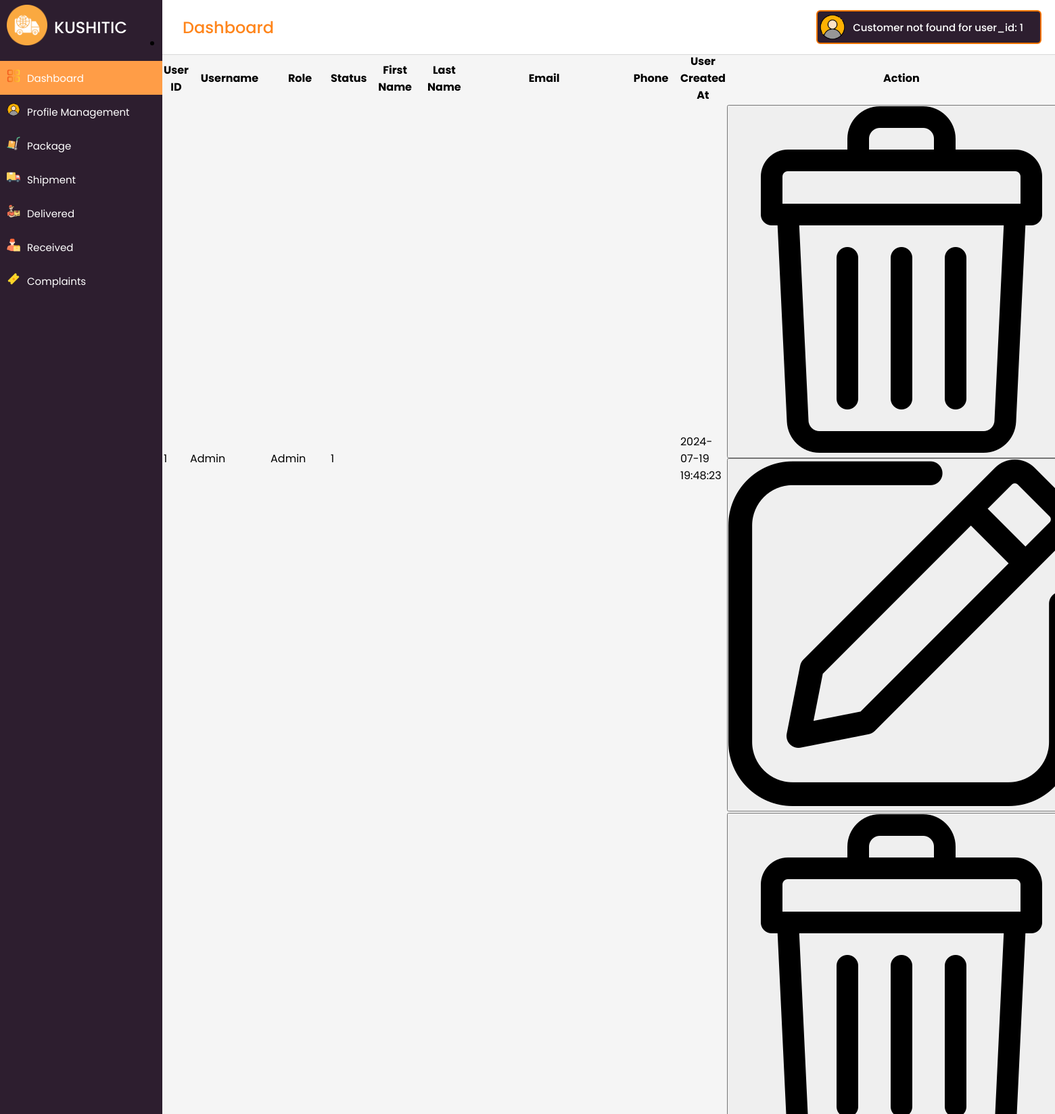
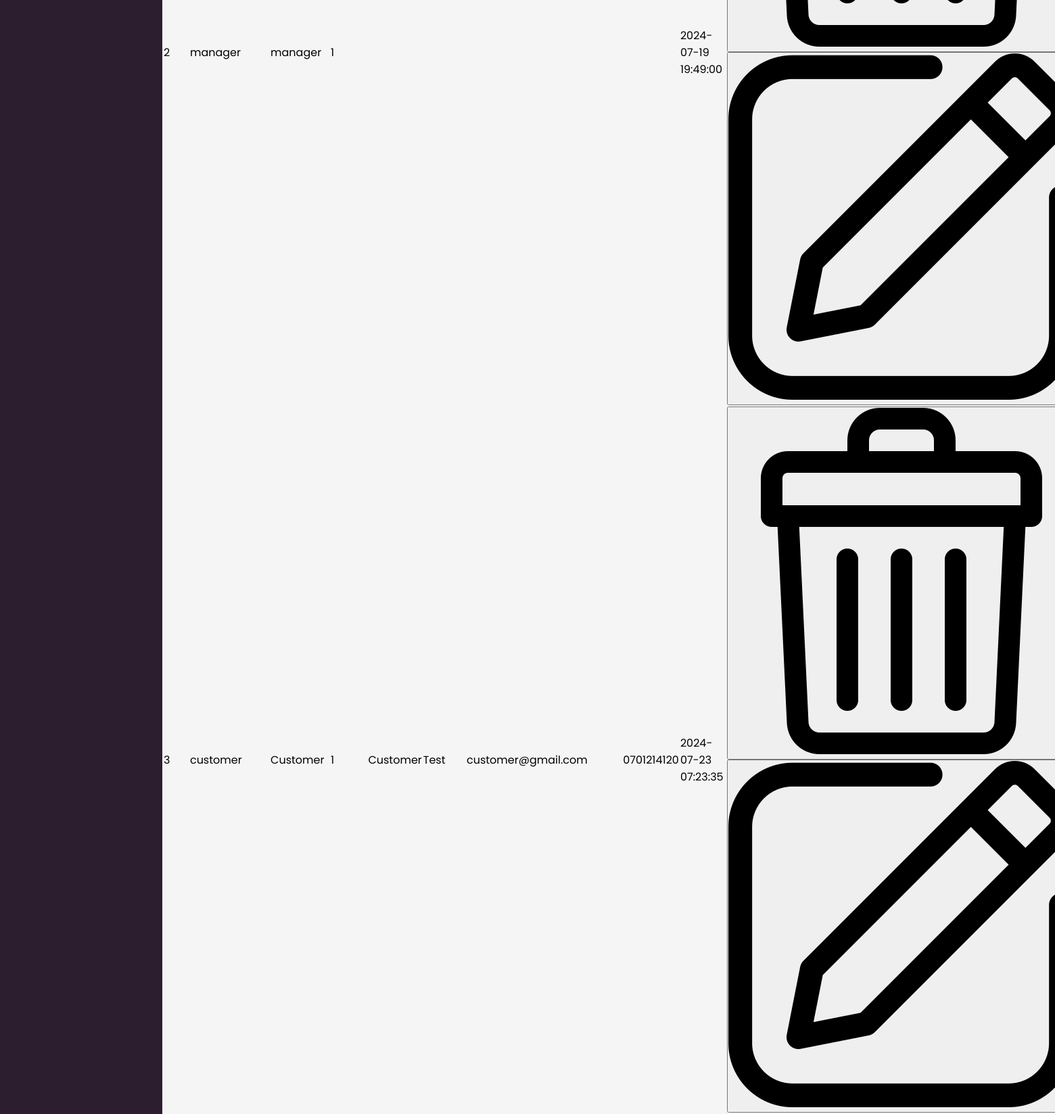
Screenshot of /main/customer/all_customers.php (signed in, upper part) with the database file from the repository (2 pictures, top to bottom).
### tables this page shows
CREATE TABLE `users_tbl` (
  `id` int(11) NOT NULL,
  `role` varchar(255) NOT NULL,
  `username` varchar(50) NOT NULL,
  `password` varchar(255) NOT NULL,
  `created_at` timestamp NOT NULL DEFAULT current_timestamp(),
  `Status` int(11) DEFAULT NULL
);

CREATE TABLE `customers` (
  `id` int(11) NOT NULL,
  `user_id` int(11) NOT NULL,
  `first_name` varchar(50) NOT NULL,
  `last_name` varchar(50) NOT NULL,
  `email` varchar(100) NOT NULL,
  `phone` varchar(20) DEFAULT NULL,
  `created_at` timestamp NOT NULL DEFAULT current_timestamp()
);

### main/customer/all_customers.php (the view)
<?php
include('includes/header.php');
$sql = "
SELECT
    users_tbl.id AS user_id,
    users_tbl.username,
    users_tbl.role,
    users_tbl.status,
    customers.first_name,
    customers.last_name,
    customers.email,
    customers.phone,
    users_tbl.created_at AS user_created_at
FROM
    users_tbl
LEFT JOIN
    customers
ON
    users_tbl.id = customers.user_id
ORDER BY
    users_tbl.id ASC";
$result = $conn->query($sql);
?>
<div class="overview-boxes">
    <button class="box">
        <div class="right-side">
            <div class="box-topic">Manage Couriers</div>
        </div>
    </button>
    <button class="box">
        <div class="right-side">
            <div class="box-topic">Assign Deliveries</div>
        </div>
    </button>
    <button class="box">
        <div class="right-side">
            <div class="box-topic">Total Users</div>
        </div>
    </button>
    <button class="box">
        <div class="right-side">
            <div class="box-topic">Total Users</div>
        </div>
    </button>
</div>
<div class="main-box">
    <div class="section-box box">
        <div class="title-box">List of System Users</div>
        <div class="box-details">
            <ul class="details">
                <li class="topic">
                    <div class="button">
                        <a href="add_customer.php">Add Users</a>
                    </div>
                </li>
                <div class="table-wrapper">
                    <table class="fl-table">
                        <thead>
                            <tr>
                                <th>User ID</th>
                                <th>Username</th>
                                <th>Role</th>
                                <th>Status</th>
                                <th>First Name</th>
                                <th>Last Name</th>
                                <th>Email</th>
                                <th>Phone</th>
                                <th>User Created At</th>
                                <th>Action</th>
                            </tr>
                        </thead>
                        <tbody>
                            <?php
                            if ($result->num_rows > 0) {
                                while($row = $result->fetch_assoc()) {
                                    echo "<tr>";
                                    echo "<td>" . $row['user_id'] . "</td>";
                                    echo "<td>" . $row['username'] . "</td>";
                                    echo "<td>" . $row['role'] . "</td>";
                                    echo "<td>" . $row['status'] . "</td>";
                                    echo "<td>" . $row['first_name'] . "</td>";
                                    echo "<td>" . $row['last_name'] . "</td>";
                                    echo "<td>" . $row['email'] . "</td>";
                                    echo "<td>" . $row['phone'] . "</td>";
                                    echo "<td>" . $row['user_created_at'] . "</td>";
                                    echo "<td>
                                            <div class='multi-button'>
                                                <button class='btn-tbl' id='cut'>
                                                    <span>
                                                        <div class='icon-img'>
                                                            <img src='assets/img/icons/trash.png' alt='' />
                                                        </div>
                                                    </span>
                                                </button>
                                                <button class='btn-tbl' id='edit'>
                                                    <span>
                                                        <div class='icon-img'>
                                                            <img src='assets/img/icons/edit.png' alt='' />
                                                        </div>
                                                    </span>
                                                </button>
                                            </div>
                                          </td>";
                                    echo "</tr>";
                                }
                            } else {
                                echo "<tr><td colspan='10'>No records found</td></tr>";
                            }
                            ?>
                        </tbody>
                    </table>
                </div>
            </ul>
        </div>
    </div>
</div>
<?php include('includes/footer.php'); ?>

### main/customer/assets/css/style.css (style rules this page uses)
:root { --white-color: #ffffff; --custom-gray-color: #d5d5d5; --dark-purple: #2D1E2F; --custom-primary-color: #ff851b; --custom-primary-hover-color: #FF9D47; --custom-text-color: #F57200; --text-dark: #000; --danger: #fa0808; --danger-hover: #f82b2b; --success: #015012; }
* { margin: 0; padding: 0; box-sizing: border-box; font-family: 'Poppins', sans-serif; }
body { min-height: 100%; }

### rows the page displays
users_tbl: id "1", username "Admin", role "Admin", Status "1", created_at "2024-07-19 19:48:23"
users_tbl: id "2", username "manager", role "manager", Status "1", created_at "2024-07-19 19:49:00"
customers: user "3", user.username "customer", user.role "Customer", user.Status "1", first_name "Customer", last_name "Test", email "customer@gmail.com", phone "0701214120", user.created_at "2024-07-23 07:23:35"

### other values shown
$user_id "1"
